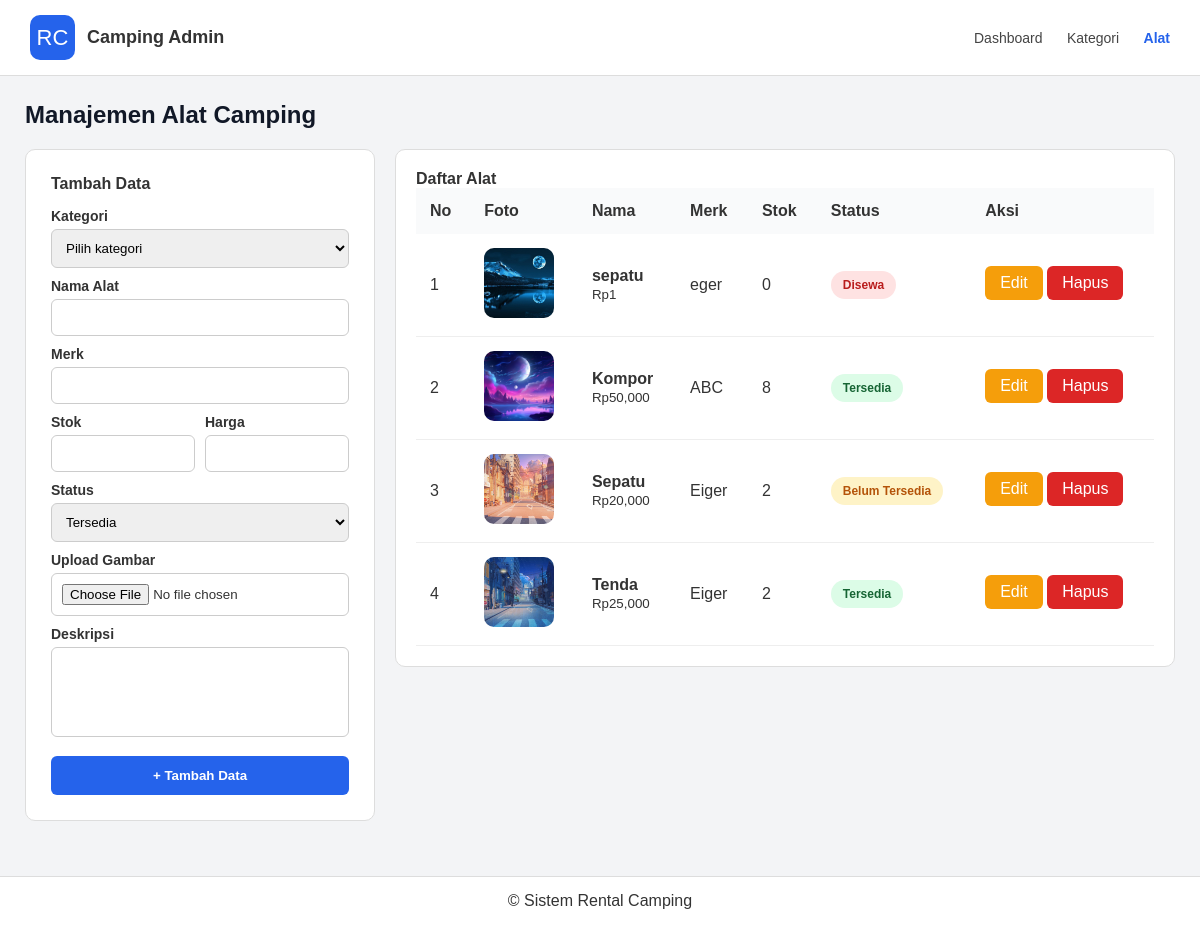
The app's page /index.php/admin/alat with its own data.
### tables this page shows
CREATE TABLE `alat` (
  `id_alat` int(11) NOT NULL,
  `id_kategori` int(11) DEFAULT NULL,
  `nama_alat` varchar(100) DEFAULT NULL,
  `merk` varchar(100) DEFAULT NULL,
  `stok` int(11) DEFAULT NULL,
  `harga_sewa` int(11) DEFAULT NULL,
  `gambar` varchar(255) DEFAULT NULL,
  `deskripsi` text,
  `status` enum('Tersedia','Disewa','Belum Tersedia') DEFAULT 'Tersedia'
);

### application/controllers/admin/Alat.php (called while the page is built, shortened)
<?php
class Alat extends CI_Controller
{
    public function __construct()
    {
        $this->load->model('Alat_model');
        $this->load->library('form_validation');
    }
    public function index()
    {
        $data['alat'] = $this->Alat_model->getAll();
        $data['kategori'] = $this->Alat_model->getKategori();
        $this->load->view('admin/alat', $data);
    }
}

### index.php (called while the page is built, shortened)
<?php
require_once BASEPATH.'core/CodeIgniter.php';

### application/models/Alat_model.php (called while the page is built, shortened)
<?php
class Alat_model extends CI_Model
{
    private $table = 'alat';
    public function getAll()
    {
        return $this->db
            ->select('alat.*, kategori.nama_kategori')
            ->from($this->table)
            ->join('kategori', 'kategori.id_kategori = alat.id_kategori')
            ->get()
            ->result();
    }
}

### application/views/admin/alat.php (the view, shortened to what this page needs)
<!DOCTYPE html>
<html>
<head>
<link rel="stylesheet" href="<?= base_url('assets/css/admin/alat.css?v='.time()); ?>">
</head>
<body>
<header>
<div class="brand">
<div class="logo">
RC
</div>
<div>
<h1>Camping Admin</h1>
</div>
</div>
<nav>
<a href="<?= site_url('admin/dashboard')?>">Dashboard</a>
<a href="<?= site_url('admin/kategori')?>">Kategori</a>
<a class="active">
Alat
</a>
</nav>
</header>
<div class="container">
<h2>Manajemen Alat Camping</h2>
<div class="flex-row">
<div class="form form-alat">
<h4>Tambah Data</h4>
<form
method="POST"
action="<?= site_url('admin/alat/store')?>"
enctype="multipart/form-data">
<label>Kategori</label>
<select class="input"
name="id_kategori"
required>
<option value="">
Pilih kategori
</option>
</select>
<label>Nama Alat</label>
<input
class="input"
type="text"
name="nama_alat">
<label>Merk</label>
<input
class="input"
type="text"
name="merk">
<div class="row">
<div>
<label>Stok</label>
<input
class="input"
type="number"
name="stok">
</div>
<div>
<label>Harga</label>
<input
class="input"
type="number"
name="harga_sewa">
</div>
</div>
<label>Status</label>
<select class="input"
name="status">
<option value="Tersedia">
Tersedia
</option>
</select>
<label>Upload Gambar</label>
<input
class="input"
type="file"
name="gambar">
<label>Deskripsi</label>
<textarea
class="input"
name="deskripsi">
</textarea>
<button type="submit">
+ Tambah Data
</button>
</form>
</div>
<div class="flex-1">
<div class="table">
<h4>Daftar Alat</h4>
<table>
<tr>
<th>No</th>
<th>Foto</th>
<th>Nama</th>
<th>Merk</th>
<th>Stok</th>
<th>Status</th>
<th>Aksi</th>
</tr>
<?php
$no=1;
foreach($alat as $a):
?>
<tr>
<td><?= $no++ ?></td>
<td>
<?php if($a->gambar): ?>
<img
src="<?= base_url('assets/image/alat/'.$a->gambar) ?>">
<?php endif; ?>
</td>
<td>
<b>
<?= $a->nama_alat ?>
</b>
<br>
<small>
Rp<?= number_format($a->harga_sewa) ?>
</small>
</td>
<td>
<?= $a->merk ?>
</td>
<td>
<?= $a->stok ?>
</td>
<td>
<?php if($a->status=="Tersedia"): ?>
<span class="tersedia">
Tersedia
</span>
<?php elseif($a->status=="Disewa"): ?>
<span class="disewa">
Disewa
</span>
<?php else: ?>
<span class="belum">
Belum Tersedia
</span>
<?php endif; ?>
</td>
<td>
<a
class="edit"
href="<?= site_url('admin/alat/edit/'.$a->id_alat) ?>">
Edit
</a>
<a
class="hapus"
onclick="return confirm('hapus data?')"
href="<?= site_url('admin/alat/delete/'.$a->id_alat) ?>">
Hapus
</a>
</td>
</tr>
<?php endforeach; ?>
</table>
</div>
</div>
</div>
</div>
<footer class="footer">
© Sistem Rental Camping
</footer>
</body>
</html>

### assets/css/admin/alat.css (style rules this page uses)
* { margin:0; padding:0; box-sizing:border-box; font-family:Arial,sans-serif; }
body { background:#f3f4f6; color:#333; }
header { background:white; padding:15px 30px; display:flex; justify-content:space-between; align-items:center; border-bottom:1px solid #ddd; }
.brand { display:flex; align-items:center; gap:12px; }
.logo { width:45px; height:45px; border-radius:10px; background:#2563eb; display:flex; align-items:center; justify-content:center; font-size:22px; color:white; }
.brand h1 { font-size:18px; }
nav a { text-decoration:none; color:#444; margin-left:20px; font-size:14px; }
nav .active { font-weight:bold; color:#2563eb; }
.container { max-width:1300px; margin:auto; padding:25px; }
h2 { margin-bottom:20px; color:#111827; }
.flex-row { display:flex; gap:20px; align-items:flex-start; }
.form { width:350px; background:white; padding:25px; border-radius:10px; border:1px solid #ddd; }
.form h4 { margin-bottom:15px; }
label { display:block; margin-top:10px; margin-bottom:5px; font-size:14px; font-weight:bold; }
.input { width:100%; padding:10px; border:1px solid #ccc; border-radius:6px; outline:none; }
textarea { height:90px; resize:none; }
.row { display:flex; gap:10px; }
.row div { width:100%; }
button { width:100%; padding:12px; border:none; border-radius:6px; background:#2563eb; color:white; margin-top:15px; cursor:pointer; font-weight:bold; transition:.3s; }
.flex-1 { flex:1; }
.table { background:white; padding:20px; border:1px solid #ddd; border-radius:10px; overflow:auto; }
table { width:100%; border-collapse:collapse; }
th { background:#f9fafb; padding:14px; text-align:left; }
td { padding:14px; border-bottom:1px solid #eee; }
td img { width:70px; height:70px; border-radius:10px; object-fit:cover; }
.edit { padding:8px 15px; background:#f59e0b; color:white; border-radius:6px; text-decoration:none; display:inline-block; margin-bottom:5px; }
.hapus { padding:8px 15px; background:#dc2626; color:white; border-radius:6px; text-decoration:none; display:inline-block; }
.tersedia { padding:7px 12px; background:#dcfce7; color:#166534; border-radius:30px; font-size:12px; font-weight:bold; display:inline-block; }
.disewa { padding:7px 12px; background:#fee2e2; color:#b91c1c; border-radius:30px; font-size:12px; font-weight:bold; display:inline-block; }
.belum { padding:7px 12px; background:#fef3c7; color:#b45309; border-radius:30px; font-size:12px; font-weight:bold; display:inline-block; }
.footer { margin-top:30px; background:white; padding:15px; text-align:center; border-top:1px solid #ddd; }

### records on screen
alat: gambar (picture), nama_alat "sepatu", harga_sewa "1", merk "eger", stok "0", status "Disewa"
alat: gambar (picture), nama_alat "Kompor", harga_sewa "50,000", merk "ABC", stok "8", status "Tersedia"
alat: gambar (picture), nama_alat "Sepatu", harga_sewa "20,000", merk "Eiger", stok "2", status "Belum Tersedia"
alat: gambar (picture), nama_alat "Tenda", harga_sewa "25,000", merk "Eiger", stok "2", status "Tersedia"
